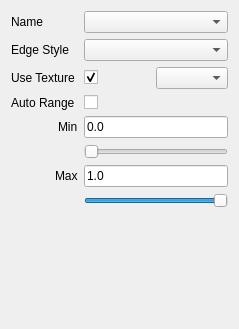
<?xml version="1.0" encoding="UTF-8"?>
<ui version="4.0">
 <class>WidgetScalarField</class>
 <widget class="QWidget" name="WidgetScalarField">
  <property name="geometry">
   <rect>
    <x>0</x>
    <y>0</y>
    <width>239</width>
    <height>329</height>
   </rect>
  </property>
  <property name="windowTitle">
   <string>Scalar Field</string>
  </property>
  <property name="locale">
   <locale language="English" country="UnitedStates"/>
  </property>
  <layout class="QVBoxLayout" name="verticalLayout">
   <item>
    <layout class="QGridLayout" name="gridLayout">
     <item row="0" column="1" colspan="2">
      <widget class="QComboBox" name="comboBoxScalarFieldName">
       <property name="toolTip">
        <string>Select the scalar field to visualize</string>
       </property>
      </widget>
     </item>
     <item row="1" column="0">
      <widget class="QLabel" name="label_9">
       <property name="text">
        <string>Edge Style</string>
       </property>
      </widget>
     </item>
     <item row="4" column="1" colspan="2">
      <widget class="QLineEdit" name="lineEditScalarFieldMinValue">
       <property name="sizePolicy">
        <sizepolicy hsizetype="Expanding" vsizetype="Fixed">
         <horstretch>0</horstretch>
         <verstretch>0</verstretch>
        </sizepolicy>
       </property>
       <property name="text">
        <string>0.0</string>
       </property>
      </widget>
     </item>
     <item row="7" column="1" colspan="2">
      <widget class="QSlider" name="horizontalSliderScalarFieldMaxValue">
       <property name="maximum">
        <number>100</number>
       </property>
       <property name="value">
        <number>100</number>
       </property>
       <property name="orientation">
        <enum>Qt::Horizontal</enum>
       </property>
      </widget>
     </item>
     <item row="3" column="1">
      <widget class="QCheckBox" name="checkBoxScalarFieldAutoRange">
       <property name="toolTip">
        <string>Normalize the scalar field to [-1, 1]</string>
       </property>
       <property name="text">
        <string/>
       </property>
      </widget>
     </item>
     <item row="2" column="0">
      <widget class="QLabel" name="label_7">
       <property name="text">
        <string>Use Texture</string>
       </property>
      </widget>
     </item>
     <item row="6" column="1" colspan="2">
      <widget class="QLineEdit" name="lineEditScalarFieldMaxValue">
       <property name="sizePolicy">
        <sizepolicy hsizetype="Expanding" vsizetype="Fixed">
         <horstretch>0</horstretch>
         <verstretch>0</verstretch>
        </sizepolicy>
       </property>
       <property name="text">
        <string>1.0</string>
       </property>
      </widget>
     </item>
     <item row="2" column="1">
      <widget class="QCheckBox" name="checkBoxScalarFieldUseTexture">
       <property name="toolTip">
        <string>Use texture for color mapping</string>
       </property>
       <property name="text">
        <string/>
       </property>
       <property name="checked">
        <bool>true</bool>
       </property>
      </widget>
     </item>
     <item row="1" column="1" colspan="2">
      <widget class="QComboBox" name="comboBoxScalarFieldEdgeStyle">
       <property name="toolTip">
        <string>Styles of scalar fields defined on edges</string>
       </property>
      </widget>
     </item>
     <item row="2" column="2">
      <widget class="QComboBox" name="comboBoxScalarFieldTexture">
       <property name="toolTip">
        <string>Colormap style</string>
       </property>
      </widget>
     </item>
     <item row="6" column="0" alignment="Qt::AlignRight">
      <widget class="QLabel" name="label_12">
       <property name="text">
        <string>Max</string>
       </property>
      </widget>
     </item>
     <item row="0" column="0">
      <widget class="QLabel" name="label_8">
       <property name="minimumSize">
        <size>
         <width>30</width>
         <height>0</height>
        </size>
       </property>
       <property name="text">
        <string>Name</string>
       </property>
      </widget>
     </item>
     <item row="3" column="0">
      <widget class="QLabel" name="label_10">
       <property name="text">
        <string>Auto Range</string>
       </property>
      </widget>
     </item>
     <item row="5" column="1" colspan="2">
      <widget class="QSlider" name="horizontalSliderScalarFieldMinValue">
       <property name="maximum">
        <number>100</number>
       </property>
       <property name="orientation">
        <enum>Qt::Horizontal</enum>
       </property>
      </widget>
     </item>
     <item row="4" column="0" alignment="Qt::AlignRight">
      <widget class="QLabel" name="label_11">
       <property name="text">
        <string>Min</string>
       </property>
      </widget>
     </item>
    </layout>
   </item>
   <item>
    <spacer name="verticalSpacer">
     <property name="orientation">
      <enum>Qt::Vertical</enum>
     </property>
     <property name="sizeHint" stdset="0">
      <size>
       <width>20</width>
       <height>36</height>
      </size>
     </property>
    </spacer>
   </item>
  </layout>
 </widget>
 <tabstops>
  <tabstop>comboBoxScalarFieldName</tabstop>
  <tabstop>comboBoxScalarFieldEdgeStyle</tabstop>
  <tabstop>checkBoxScalarFieldUseTexture</tabstop>
  <tabstop>comboBoxScalarFieldTexture</tabstop>
  <tabstop>checkBoxScalarFieldAutoRange</tabstop>
  <tabstop>lineEditScalarFieldMinValue</tabstop>
  <tabstop>horizontalSliderScalarFieldMinValue</tabstop>
  <tabstop>lineEditScalarFieldMaxValue</tabstop>
  <tabstop>horizontalSliderScalarFieldMaxValue</tabstop>
 </tabstops>
 <resources/>
 <connections/>
</ui>
